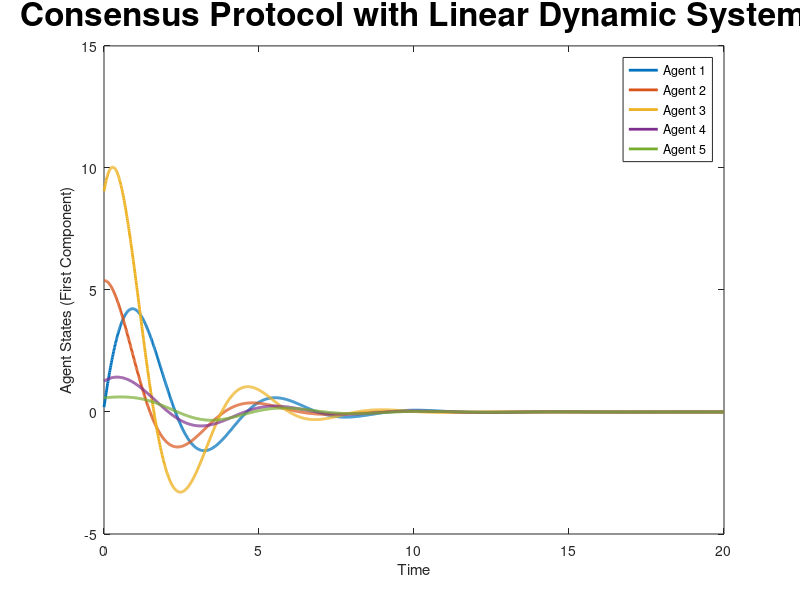

MATLAB code to generate this figure: (Note: this script raises an error after producing the figure.)
% MATLAB script for consensus protocol with system dynamics
clc;clear;
% Parameters
num_agents = 5;                     % Number of agents
time_step = 0.01;                    % Time step for simulation
total_time = 20;                     % Total simulation time
num_steps = total_time / time_step;  % Number of simulation steps
K = 0.1;                               % Consensus gain

% System matrices
A = [0 1; -2 -1];                    % Dynamics matrix for each agent
B = [0; 1];                          % Input matrix for each agent
C = [1 0];                           % Output matrix (observing the first state only)

% Initial states of agents
x = rand(num_agents, 2) * 10;        % Random initial states (2D for each agent)

% Define the adjacency matrix (connectivity between agents)
A_adj = [0 1 1 0 0;                  % Adjacency matrix
         1 0 1 1 0;
         1 1 0 1 1;
         0 1 1 0 1;
         0 0 1 1 0];

% Degree matrix
D = diag(sum(A_adj, 2));

% Laplacian matrix
L = D - A_adj;

% Store the history of states for plotting
x_history = zeros(num_agents, 2, num_steps);
x_history(:, :, 1) = x;

% Consensus protocol update loop
for k = 2:num_steps
    % Calculate outputs for each agent
    y = x * C';  % Compute output y = C * x (observe only first state component)
    
    % Consensus protocol control input for each agent
    u = -K * L * y;
    
    % Update each agent's state based on system dynamics
    x_dot = (A * x')' + (B * u')';  % Matrix operation to match dimensions
    x = x + time_step * x_dot;
    
    % Store the states for plotting
    x_history(:, :, k) = x;
end

% Plot results
time = linspace(0, total_time, num_steps);
figure;
colors = lines(num_agents); % Use distinct colors for followers
for i = 1:num_agents
    plot(time, squeeze(x_history(i, 1, :)), 'LineWidth', 2, 'Color', colors(i, :), ...
         'DisplayName', sprintf('Agent %d', i )); % Plot first component of state
    hold on;
end
xlabel('Time');
ylabel('Agent States (First Component)');
title('Consensus Protocol with Linear Dynamic System','FontSize',24);
% Adjust the legend for better readability
lgd = legend;
lgd.FontSize = 20;            % Increase font size of the legend
lgd.Location = 'northeast';    % Place legend in the top right corner
lgd.Box = 'on';                % Add a box around the legend for clarity

grid on;
% Customize axis tick labels for clarity
ax = gca; % Get the current axis
ax.FontSize = 18; % Increase font size of tick labels
ax.XColor = [0.1, 0.1, 0.1]; % Darken X-axis tick labels
ax.YColor = [0.1, 0.1, 0.1]; % Darken Y-axis tick labels
ax.LineWidth = 1.5; % Increase axis line width for better clarity